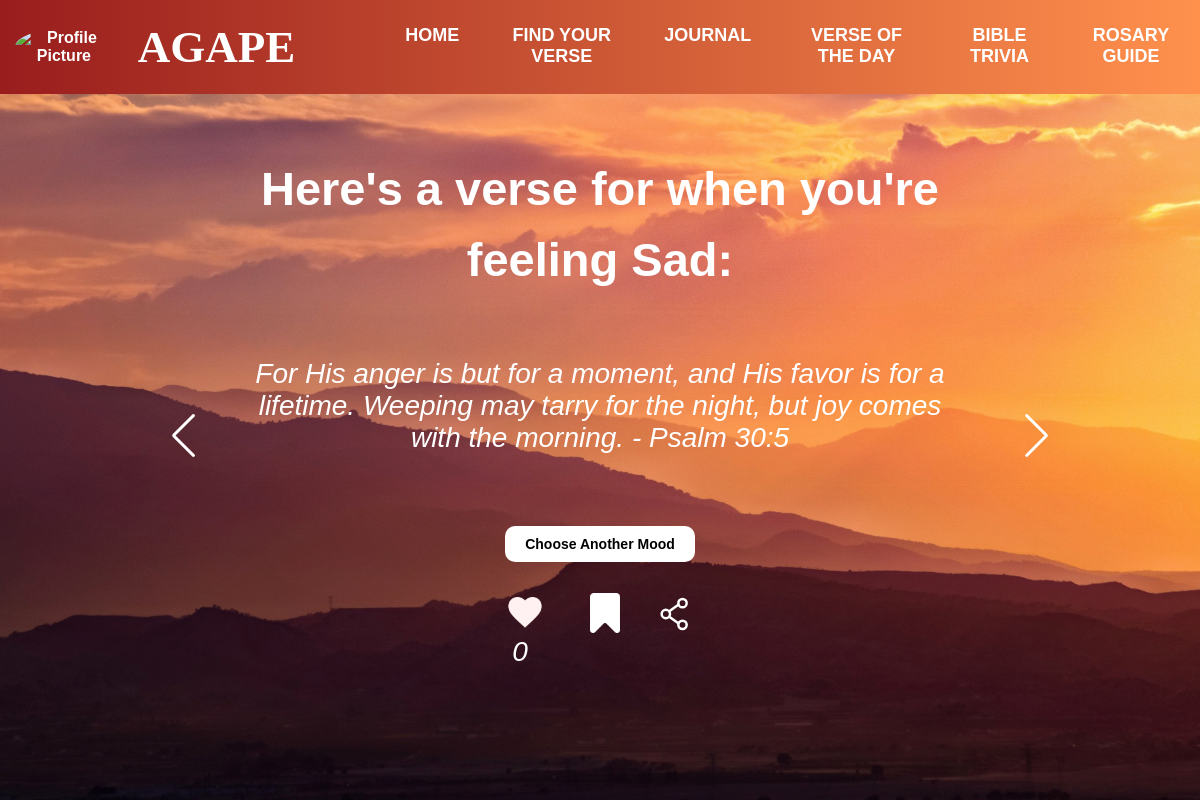
Page /sadverse (signed in) on the committed database.
### myapp/models.py (models this page shows, shortened)
class BibleVerse(models.Model):
    reference = models.CharField(max_length=100)
    verse_text = models.TextField()
    date = models.DateField(default=timezone.now)
    reflection = models.TextField(blank=True, null=True)
    likes = models.ManyToManyField(User, related_name="liked_verses", blank=True)
    mood = models.CharField(max_length=50, choices=[
        ('none','None'),
        ('angry', 'Angry'),
        ('happy', 'Happy'),
        ('sad', 'Sad'),
        ('confused', 'Confused'),
        ('anxious','Anxious'),
        ('frustrated','Frustrated'),
        ('grateful','Grateful'),
        ('hopeful','Hopeful'),
        ('lonely','Lonely'),
        ('worried','Worried'),
        ('overwhelmed','Overwhelmed'),
    ],
    default='none',  # Set a default value
    null=False,  # Enforce a non-NULL value
    blank=True  # Allow blank values in forms
)

### myapp/views.py (the view, shortened to what this page needs)
# urls.py: path('sadverse', views.sadverse, name="sadverse"),
@login_required
def sadverse(request):
    fname = request.session.get('fname')
    sad_verses = BibleVerse.objects.filter(mood='sad').order_by('?')
    liked_verses = Like.objects.filter(user=request.user).values_list('verse', flat=True)
    bookmarked_verses = Bookmark.objects.filter(user=request.user).values_list('verse', flat=True)
    for verse in sad_verses:
        verse.like_count = Like.objects.filter(verse=verse).count()
        verse.bookmark_count = Bookmark.objects.filter(verse=verse).count()
    return render(request, "feelings/sad.html", {
        'fname': fname,
        'sad_verses': sad_verses,
        'liked_verses': liked_verses,
        'bookmarked_verses': bookmarked_verses
    })

### myapp/context_processors.py (called while the page is built)
def profile_picture_processor(request):
    if request.user.is_authenticated:
        try:
            profile = Profile.objects.get(user=request.user)
            return {'profile_picture_url': profile.profile_picture.url}
        except Profile.DoesNotExist:
            return {'profile_picture_url': None}
    return {'profile_picture_url': None}

### templates/feelings/sad.html (shortened to what this page needs)
{% extends "../html/header.html" %}
{% load static %}
{% block additional_css %}
<link rel="stylesheet" href="{% static 'css/moods.css' %}">
<link rel="stylesheet" href="{% static 'css/swiper-bundle.min.css' %}" />
{% endblock %}
{% block bodycontents %}
<img src="{% static 'images/image2.jpg' %}" alt="Prayer Image" class="image2">
    <div class="content">
        <h1 class="upper-content">Here's a verse for when you're feeling Sad:</h1>
        <section class="container">
            <div class="testimonial mySwiper">
                <div class="testi-content swiper-wrapper">
                    {% for verse in sad_verses %}
                    <div class="slide swiper-slide">
                        <p>{{ verse.verse_text }} - {{ verse.reference}}</p>
                        <div class="details">
                            <button type="submit" class="choosebtn"><a href="{% url 'findyourverse' %}">Choose Another Mood</a></button>
                            <div class="icon-container">
                                 <button
                                class="like-btn"
                                data-verse-id="{{ verse.id }}"
                                data-liked="{% if verse.id in liked_verses %}true{% else %}false{% endif %}">
                                {% if verse.id in liked_verses %}
                                <img src="{% static 'images/red_heart.png' %}" alt="Unlike">
                                {% else %}
                                <img src="{% static 'images/heart2.png' %}" alt="Like">
                                {% endif %}
                                </button>
                                <button
                                class="bookmark-btn"
                                    data-verse-id="{{ verse.id }}"
                                    data-bookmarked="{% if verse.id in bookmarked_verses %}true{% else %}false{% endif %}">
                                    {% if verse.id in bookmarked_verses %}
                                        <img src="{% static 'images/bookmark-yellow.png' %}" alt="Unbookmark">
                                    {% else %}
                                        <img src="{% static 'images/bookmark-white.png' %}" alt="Bookmark">
                                    {% endif %}
                                </button>
                                    <button class="share-btn">
                                </button>
                            </div>
                            <p class="like-count" id="like_count_{{ verse.id }}">{{ verse.like_count }}</p>
                        </div>
                    </div>
                    {% endfor %}
                </div>
              <div class="swiper-button-next nav-btn"></div>
              <div class="swiper-button-prev nav-btn"></div>
            </div>
          </section>
    </div>
{% endblock %}

### static/css/moodverse.css (style rules this page uses)
body { font-family: Arial, sans-serif; margin: 0; padding: 0; color: white; text-align: center; }
.container { position: relative; width: 100%; height: 100%; }
.image2 { width: 100%; height: 100%; object-fit: cover; position: absolute; top: 0; left: 0; }
.content { margin-top: 100px; position: relative; z-index: 1; display: flex; flex-direction: column; justify-content: center; align-items: center; text-align: center; padding: 20px; }

### static/css/moods.css (style rules this page uses)
.image2 { width: 100%; height: 100%; object-fit: cover; position: absolute; top: 0; left: 0; z-index: 1; }
.upper-content { font-size: 47px; justify-content: center; margin-top: -60px; left: 50%; width: 60%; text-align: center; line-height: 1.5; font-weight: bold; font-family: 'Franklin Gothic Medium', 'Arial Narrow', Arial, sans-serif; }
.container { height: 70vh; width: 100%; display: flex; align-items: center; justify-content: center; margin-top: -200px; }
.testimonial { position: relative; max-width: 900px; width: 100%; padding: 50px 0; overflow: hidden; }
.testimonial .slide { display: flex; align-items: center; justify-content: center; flex-direction: column; row-gap: 30px; height: 100%; width: 100%; }
.slide p { font-style: italic; text-align: center; padding: 0 160px; font-size: 28px; font-weight: 400; color: #FFF; width: 80%; }
.slide .details { display: flex; align-items: center; }
.details { position: absolute; top: 400px; left: 50%; transform: translateX(-50%); display: flex; flex-direction: column; align-items: center; gap: 10px; }
.icon-container { margin-top: 10px; display: flex; gap: 10px; align-items: center; }
.choosebtn { font-size: 14px; font-weight: 700; padding: 10px 20px; border: none; border-radius: 10px; cursor: pointer; background-color: rgba(255, 255, 255); }
.details button a { text-decoration: none; color: #000; }
.bookmark-btn { font-size: 14px; font-weight: 700; padding: 10px 20px; border: none; border-radius: 10px; cursor: pointer; background-color: rgba(255, 255, 255, 0); }
.bookmark-btn img { height: 40px; width: 40px; margin-left: -10px; background-color: rgba(255, 255, 255, 0); }
.share-btn { border: none; width: 3em; height: 3em; background: none; background-repeat: no-repeat; background-size: 100% 100%; }
.like-btn, .unlike-btn { margin-left: -20px; padding: 10px 20px; border: none; border-radius: 5px; cursor: pointer; font-size: 16px; transition: background-color 0.3s ease; background-color: transparent; }
.like-btn img { height: 40px; width: 40px; }
.like-count { margin-top: 110px; margin-left: -160px; position: absolute; }
.nav-btn { height: 40px; width: 40px; border-radius: 50%; transform: translateY(30px); transition: 0.2s; margin-left: 20px; }
.nav-btn::after, .nav-btn::before { font-size: 20px; color: #fff; }

### rows in the picture
BibleVerse: verse_text "For His anger is but for a moment, and His favor is for a lifetime. Weeping may tarry for the night, but joy comes with the morning.", reference "Psalm 30:5", like_count "0"
